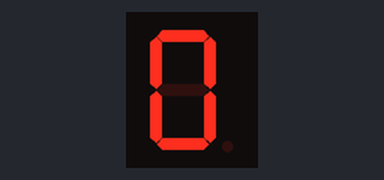
Recording of a program running on a simulated Raspberry Pi (BCM pin numbers). Parts: 1-digit seven-segment display. The segment pins are drawn as the display they are named for; what the program prints to the terminal is not drawn. At 10.0 s the program stops and its outputs stay as they are.

Above: at 0.1 s.
At 2.1 s:
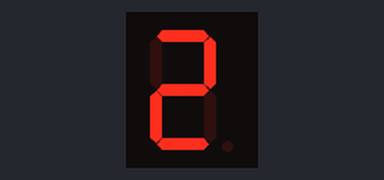
At 3.1 s:
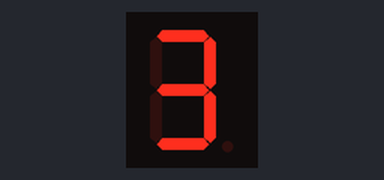
At 5.1 s:
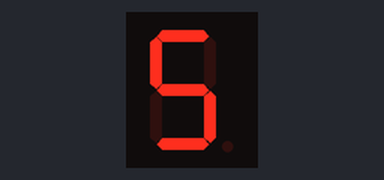
At 6.1 s:
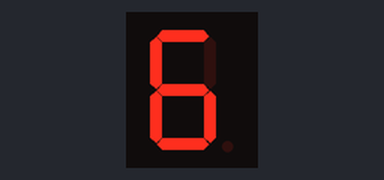
At 9.1 s:
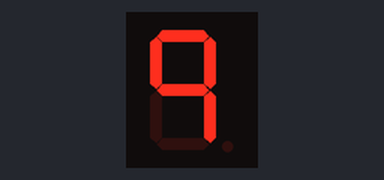

Measured:
- what the display in image 0 shows lasts 1.0 s, from 0.1 s to 1.1 s

The program:

7segment_counter.py
```python
import RPi.GPIO as GPIO
import time

# GPIO 7개 pin 번호설정
#               A B C D E F G
SEGMENT_PINS = [2,3,4,5,6,7,8]

GPIO.setmode(GPIO.BCM)

for segment in SEGMENT_PINS:
    GPIO.setup(segment, GPIO.OUT)
    GPIO.output(segment, GPIO.LOW)

data = [[1, 1, 1, 1, 1, 1, 0],  # 0
        [0, 1, 1, 0, 0, 0, 0],  # 1
        [1, 1, 0, 1, 1, 0, 1],  # 2
        [1, 1, 1, 1, 0, 0, 1],  # 3
        [0, 1, 1, 0, 0, 1, 1],  # 4
        [1, 0, 1, 1, 0, 1, 1],  # 5
        [1, 0, 1, 1, 1, 1, 1],  # 6
        [1, 1, 1, 0, 0, 0, 0],  # 7
        [1, 1, 1, 1, 1, 1, 1],  # 8
        [1, 1, 1, 0, 0, 1, 1]]  # 9

try:
    for i in range(10): #0~9
        for j in range(7): #0~6
            GPIO.output(SEGMENT_PINS[j], data[i][j])
        time.sleep(1)

finally:
    GPIO.cleanup()
    print('bye')
```
